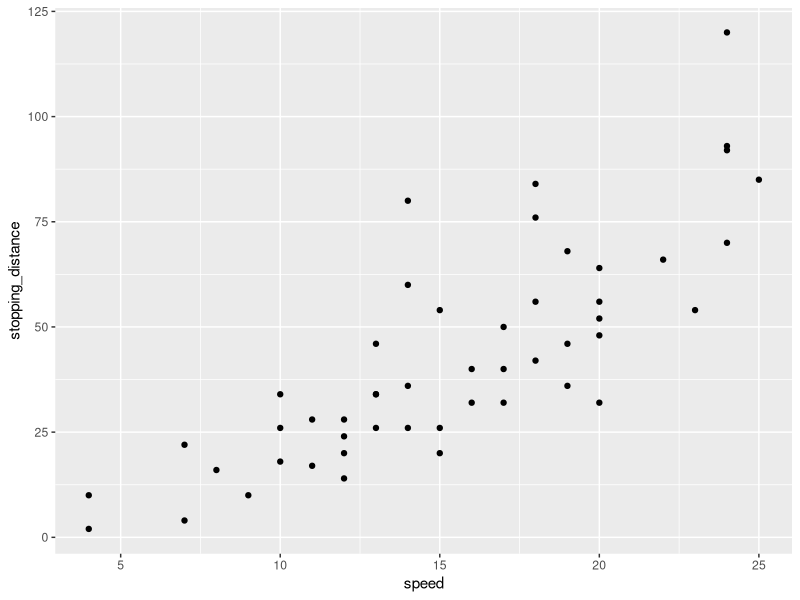
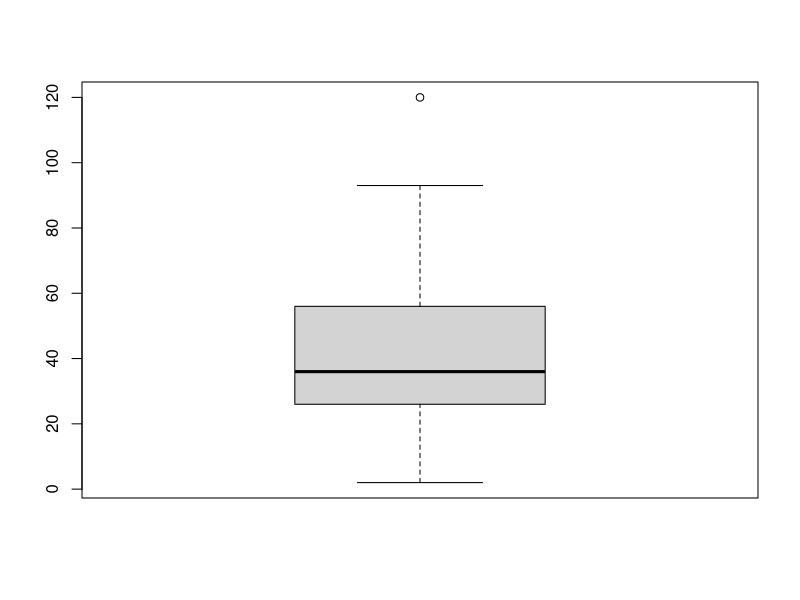
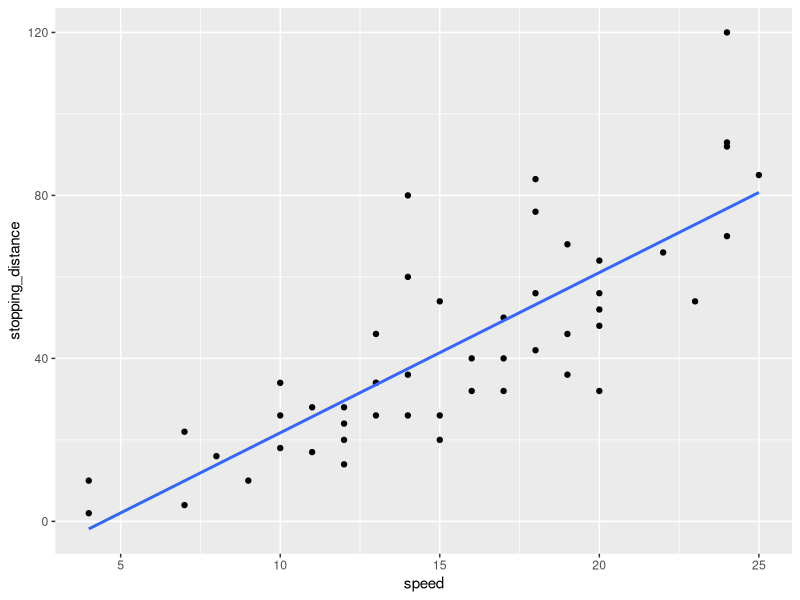
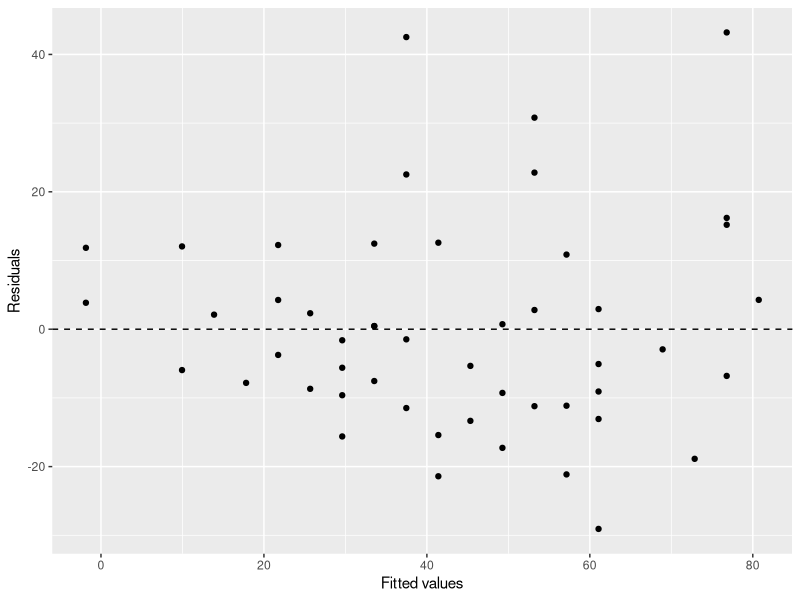
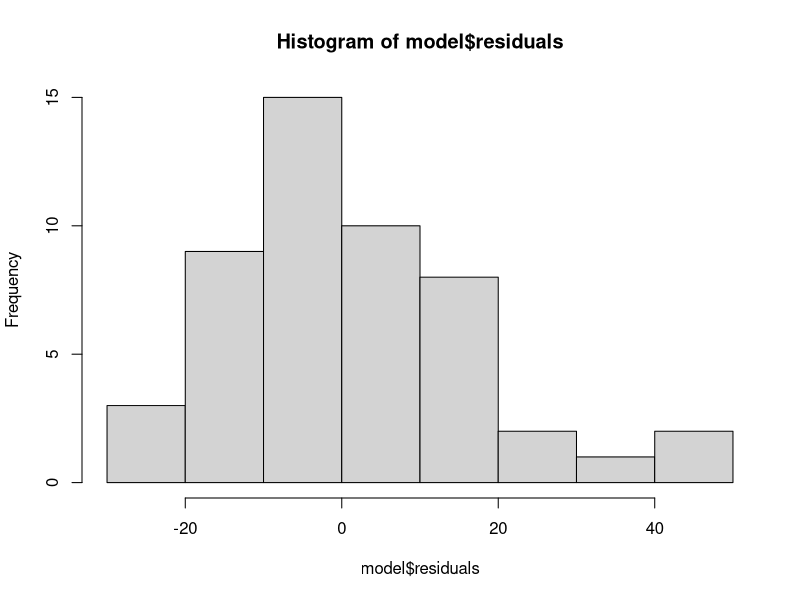
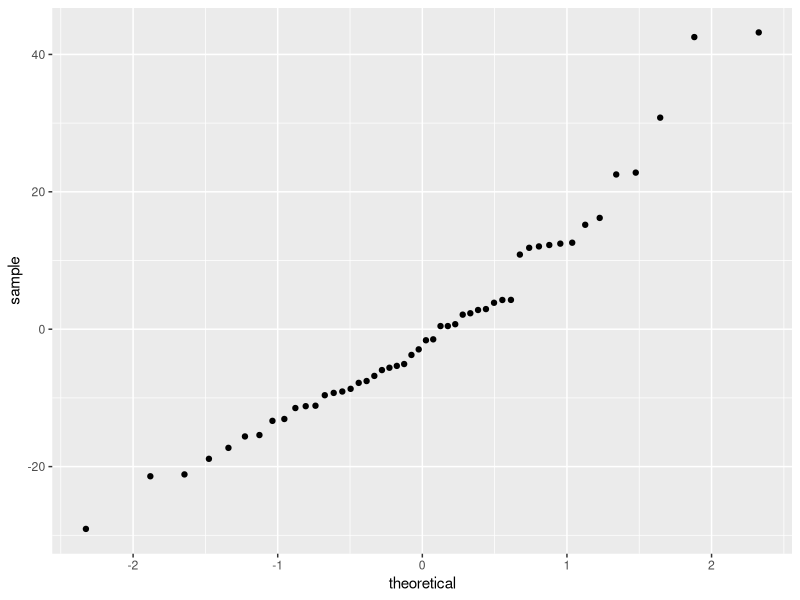

Write R code to recreate these figures, in order.
## ---- chunk 1
knitr::opts_chunk$set(echo = TRUE)
## ---- chunk 2
library(ggplot2)
library(dplyr)
## ---- chunk 3
data(cars)
glimpse(cars)
## ---- chunk 4
car_data<-cars%>%rename(stopping_distance=dist)
head(car_data)
## ---- chunk 5
ggplot(car_data, aes(x =speed, y =stopping_distance)) + geom_point(stat = "identity")
## ---- chunk 6
box_plot<-boxplot(car_data$stopping_distance)
## ---- chunk 7
outliers<-box_plot$out
outliers
## ---- chunk 8
car_data %>% 
summarise(cor(speed,stopping_distance))
## ---- chunk 9
ggplot(car_data, aes(x =speed, y = stopping_distance)) +geom_point(stat="identity")+stat_smooth(method = "lm", se = FALSE)

## ---- chunk 10
model <- lm(stopping_distance ~ speed, data = car_data)
## ---- chunk 11
summary(model)
## ---- chunk 12
ggplot(data =model, aes(x = .fitted, y = .resid)) +
geom_point() +
geom_hline(yintercept = 0, linetype = "dashed") +
xlab("Fitted values") +
ylab("Residuals")
## ---- chunk 13
hist(model$residuals)
## ---- chunk 14
ggplot(data =model, aes(sample = .resid)) +
stat_qq()
